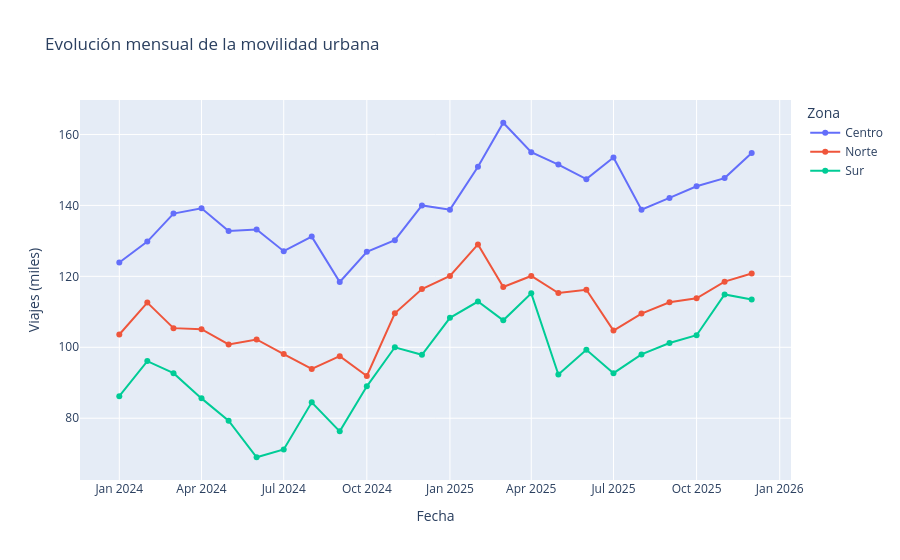

Notebook code cell kept with this figure:
### Markdown cell above
## Serie temporal interactiva

El segundo ejemplo utiliza datos mensuales de movilidad urbana.

### Code cell
fig = px.line(
    movilidad,
    x="fecha",
    y="viajes_miles",
    color="zona",
    markers=True,
    title="Evolución mensual de la movilidad urbana",
    labels={
        "fecha": "Fecha",
        "viajes_miles": "Viajes (miles)",
        "zona": "Zona"
    }
)

fig.show()
